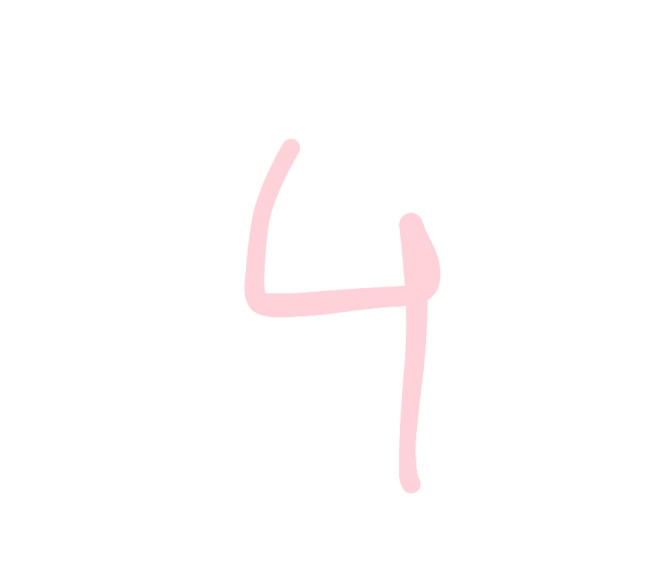
#> input picture source/images/four.jpg, 1320 x 1170 px (shown at 1/2 size); its folder holds only this picture in this run
$ jupyter execute --allow-errors augmentation1.ipynb
#> lines starting #> are read from the running program, lines starting #| are printed output that depends on the picture
[cell 1]
from PIL import Image
import os
from random import randint
import numpy as np
import matplotlib.pyplot as plt

[cell 2]
# загружаем картинки
img_folder = "source/images/"
imgs = os.listdir(img_folder)
batch_x = [Image.open(img_folder + p).resize((224, 224)) for p in imgs]
#> batch_x = 1 item

[cell 3]
# нормаилзация
def normalize_image(x):
    x = x / np.max(x)
    mean = np.array([0.485, 0.456, 0.406])
    std = np.array([0.229, 0.224, 0.225])
    return (x - mean) / std

[cell 4]
# денормализация
def denormalize_image(x):
    mean = np.array([0.485, 0.456, 0.406])
    std = np.array([0.229, 0.224, 0.225])
    x = std * x + mean
    x = np.clip(x, 0, 1)
    return x

[cell 5]
# два изображения
lam = 0.7
batch_size = len(batch_x)
#> batch_size = 1
current_image = normalize_image(batch_x[0])
#> in normalize_image, `x = x / np.max(x)`:
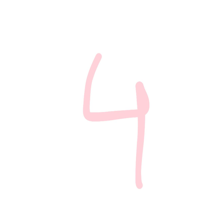
#> x: shape (224, 224, 3) float64; mean of channels 0, 1, 2 1, 0.994, 0.995; drawn as R, G, B
#> in normalize_image, `return (x - mean) / std`:
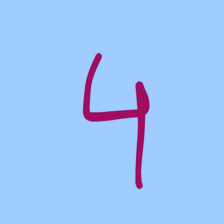
#> returned value: shape (224, 224, 3) float64; mean of channels 0, 1, 2 2.25, 2.4, 2.62; drawn with min black and max white
#> (the rest of this cell did not finish here and is left out)

[cell 6]
plt.imshow(denormalize_image(current_image))
